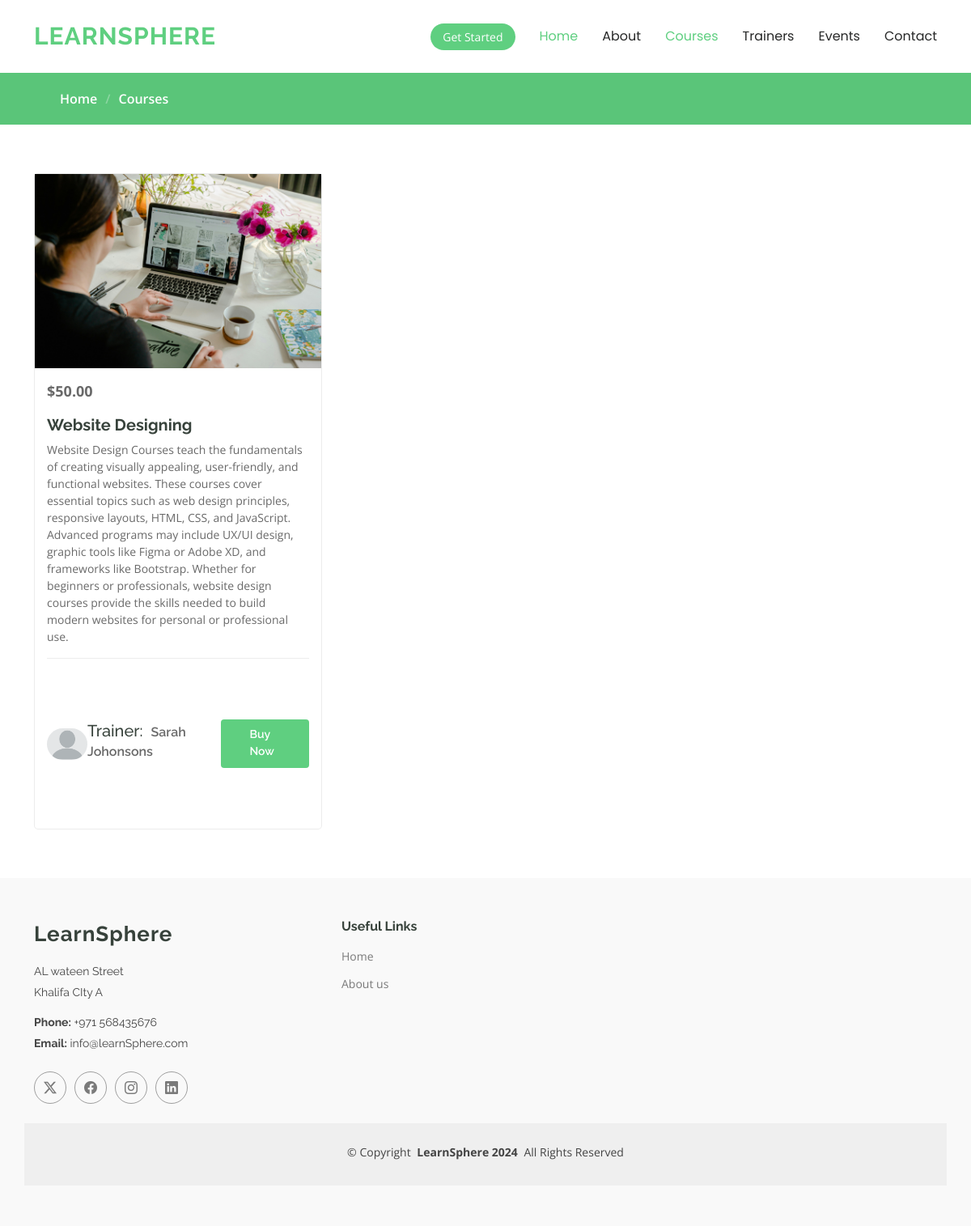
Screenshot of /courses with the database file from the repository.
### users/models.py (models this page shows, shortened)
class Course(models.Model):
    title = models.CharField(max_length=200)
    description = models.TextField()
    instructor = models.CharField(max_length=100)
    duration = models.CharField(max_length=50)  # e.g., "10 hours"
    price = models.DecimalField(max_digits=10, decimal_places=2, default=0.00)
    image = models.ImageField(upload_to='courses/', null=True, blank=True)
    created_at = models.DateTimeField(auto_now_add=True)

### website/views.py (the view)
# urls.py: path('courses', views.courses, name="courses"),
def courses(request):
    courses = Course.objects.all()
    return render(request, 'courses.html', {'courses': courses})

### website/templates/courses.html (shortened to what this page needs)
<!DOCTYPE html>
<html lang="en">
{% load static %}
<head>
  {% include 'header.html' %}
</head>
<body class="courses-page">
 {% include 'headnavbar.html' %}
  <main class="main">
    <div class="page-title" data-aos="fade">
      <nav class="breadcrumbs">
        <div class="container">
          <ol>
             <li><a href="{% url 'home' %}">Home</a></li>
            <li class="current">Courses</li>
          </ol>
        </div>
      </nav>
    </div>
    <section id="courses" class="courses section">
      <div class="container">
        <div class="row">
    {% for course in courses %}
        <div class="col-lg-4 col-md-6 d-flex align-items-stretch" data-aos="zoom-in" data-aos-delay="{{ forloop.counter0|add:100 }}">
            <div class="course-item">
                    <img src="{{ course.image.url }}" class="img-fluid" alt="...">
                <div class="course-content">
                    <div class="d-flex justify-content-between align-items-center mb-3">
                        <p class="price">${{ course.price }}</p>
                    </div>
                    <h3><a href="{% url 'course_details' course.id %}">{{ course.title }}</a></h3>
                    <p class="description">{{ course.description }}</p>
                    <div class="trainer d-flex justify-content-between align-items-center">
                        <div class="trainer-profile d-flex align-items-center">
                             {% if course.trainer.image %}
    <img src="{{ course.instructor.image.url }}" class="img-fluid" alt="Instructor Image">
{% else %}
    <img src="{% static 'assets/img/download.png' %}" class="img-fluid" alt="Instructor Image">
{% endif %}
                            <h5>Trainer:<a href="" class="trainer-link">{{ course.instructor }}</a></h5>
                        </div>
                        <div class="btn-wrap pricing section">
               <a href="{% url 'checkout' plan_id=course.id %}" class="btn-buy">Buy Now</a>
              </div>
                    </div>
                </div>
            </div>
        </div>
    {% empty %}
        <p>No courses available at the moment.</p>
    {% endfor %}
</div>
      </div>
    </section>
  </main>
  {% include 'main_footer.html' %}
</body>
</html>

### website/static/assets/css/main.css (style rules this page uses)
:root { --default-font: "Open Sans", system-ui, -apple-system, "Segoe UI", Roboto, "Helvetica Neue", Arial, "Noto Sans", "Liberation Sans", sans-serif, "Apple Color Emoji", "Segoe UI Emoji", "Segoe UI Symbol", "Noto Color Emoji"; --heading-font: "Raleway", sans-serif; --nav-font: "Poppins", sans-serif; }
:root { --background-color: #ffffff; --default-color: #444444; --heading-color: #37423b; --accent-color: #5fcf80; --surface-color: #ffffff; --contrast-color: #ffffff; }
:root { --nav-color: #272828; --nav-hover-color: #5fcf80; --nav-mobile-background-color: #ffffff; --nav-dropdown-background-color: #ffffff; --nav-dropdown-color: #272828; --nav-dropdown-hover-color: #5fcf80; }
:root { scroll-behavior: smooth; }
body { color: var(--default-color); background-color: var(--background-color); font-family: var(--default-font); }
a { color: var(--accent-color); text-decoration: none; transition: 0.3s; }
h1, h2, h3, h4, h5, h6 { color: var(--heading-color); font-family: var(--heading-font); }
.page-title { --default-color: var(--contrast-color); --background-color: var(--accent-color); --heading-color: var(--contrast-color); color: var(--default-color); background-color: var(--background-color); position: relative; }
.page-title nav { background-color: color-mix(in srgb, var(--accent-color) 90%, black 5%); padding: 20px 0; }
.page-title nav a { color: var(--default-color); }
.page-title nav ol { display: flex; flex-wrap: wrap; list-style: none; margin: 0; font-size: 16px; font-weight: 600; }
.page-title nav ol li+li { padding-left: 10px; }
.page-title nav ol li+li::before { content: "/"; display: inline-block; padding-right: 10px; color: color-mix(in srgb, var(--default-color), transparent 70%); }
section, .section { color: var(--default-color); background-color: var(--background-color); padding: 60px 0; scroll-margin-top: 900px; overflow: clip; }
.courses .course-item { background-color: var(--surface-color); border: 1px solid color-mix(in srgb, var(--default-color), transparent 90%); border-radius: 5px; }
.courses .course-content { padding: 15px; }
.courses .course-content h3 { font-weight: 700; font-size: 20px; }
.courses .course-content h3 a { color: var(--heading-color); transition: 0.3s; }
.courses .course-content .price { margin: 0; font-weight: 700; font-size: 18px; color: color-mix(in srgb, var(--default-color), transparent 20%); }
.courses .course-content .description { font-size: 14px; color: color-mix(in srgb, var(--default-color), transparent 20%); }
.courses .trainer { padding-top: 15px; border-top: 1px solid color-mix(in srgb, var(--default-color), transparent 90%); }
.courses .trainer .trainer-profile img { max-width: 50px; border-radius: 50px; }
.courses .trainer .trainer-profile .trainer-link { padding-left: 10px; font-weight: 600; font-size: 16px; color: color-mix(in srgb, var(--default-color), transparent 20%); transition: 0.3s; }
.pricing .btn-buy { background: var(--accent-color); color: var(--contrast-color); display: inline-block; padding: 8px 35px 10px 35px; border-radius: 4px; transition: none; font-size: 14px; font-weight: 400; font-family: var(--heading-font); font-weight: 600; transition: 0.3s; }

### rows the page displays
Course: image (picture), price "50.00", title "Website Designing", description "Website Design Courses teach the fundamentals of creating visually appealing, user-friendly, and functional websites. These courses cover essential topics such as web design principles, responsive layouts, HTML, CSS, and JavaScript. Advanced programs may include UX/UI design, graphic tools like Figma or Adobe XD, and frameworks like Bootstrap. Whether for beginners or professionals, website design courses provide the skills needed to build modern websites for personal or professional use.", instructor "Sarah Johonsons"
